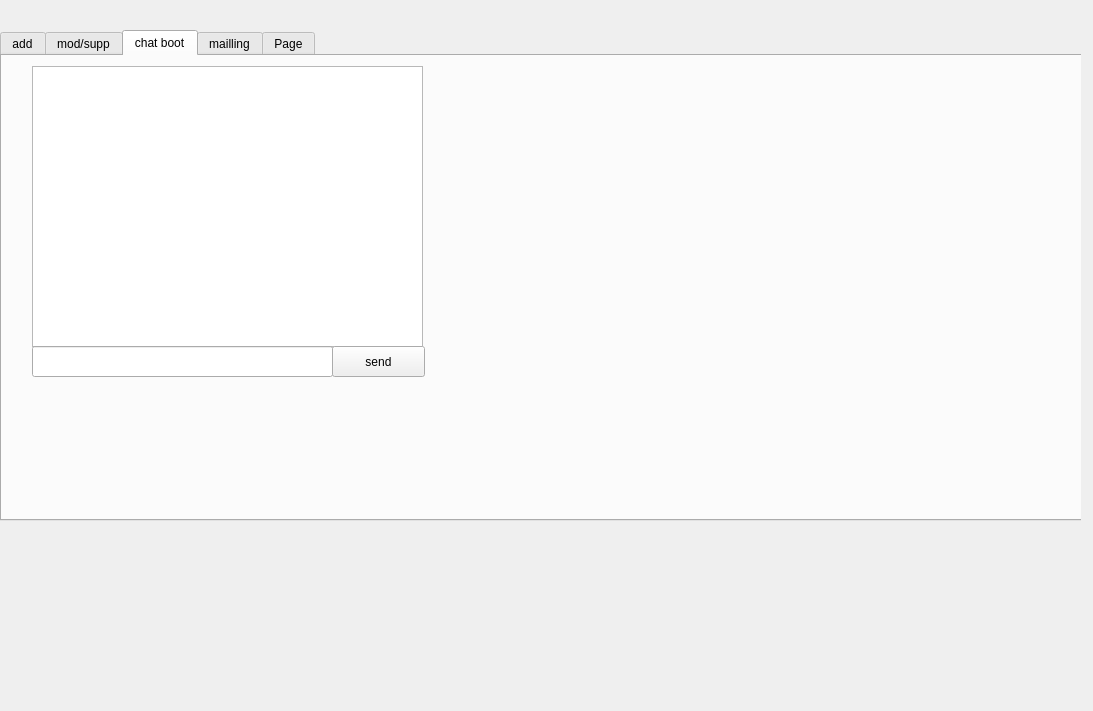
<?xml version="1.0" encoding="UTF-8"?>
<ui version="4.0">
 <class>EMPLOYES_P</class>
 <widget class="QWidget" name="EMPLOYES_P">
  <property name="geometry">
   <rect>
    <x>0</x>
    <y>0</y>
    <width>1093</width>
    <height>711</height>
   </rect>
  </property>
  <property name="windowTitle">
   <string>Form</string>
  </property>
  <widget class="QStackedWidget" name="stackedWidget">
   <property name="geometry">
    <rect>
     <x>-20</x>
     <y>20</y>
     <width>1101</width>
     <height>631</height>
    </rect>
   </property>
   <property name="currentIndex">
    <number>0</number>
   </property>
   <widget class="QWidget" name="page">
    <widget class="QTabWidget" name="AJOUTER">
     <property name="geometry">
      <rect>
       <x>20</x>
       <y>10</y>
       <width>1091</width>
       <height>491</height>
      </rect>
     </property>
     <property name="currentIndex">
      <number>2</number>
     </property>
     <widget class="QWidget" name="tab">
      <attribute name="title">
       <string>add</string>
      </attribute>
      <widget class="QTextBrowser" name="textBrowser">
       <property name="geometry">
        <rect>
         <x>-5</x>
         <y>-9</y>
         <width>771</width>
         <height>451</height>
        </rect>
       </property>
      </widget>
      <widget class="QPushButton" name="pb_AJOUTER">
       <property name="geometry">
        <rect>
         <x>270</x>
         <y>360</y>
         <width>75</width>
         <height>23</height>
        </rect>
       </property>
       <property name="text">
        <string>AJOUTER</string>
       </property>
      </widget>
      <widget class="QWidget" name="verticalLayoutWidget">
       <property name="geometry">
        <rect>
         <x>190</x>
         <y>110</y>
         <width>191</width>
         <height>241</height>
        </rect>
       </property>
       <layout class="QVBoxLayout" name="verticalLayout">
        <item>
         <widget class="QLineEdit" name="le_ID_EMPLOYES"/>
        </item>
        <item>
         <widget class="QLineEdit" name="le_NOM"/>
        </item>
        <item>
         <widget class="QLineEdit" name="le_PRENOM"/>
        </item>
        <item>
         <widget class="QLineEdit" name="le_ADRESSE_EMAIL"/>
        </item>
        <item>
         <widget class="QLineEdit" name="le_ADRESSE"/>
        </item>
        <item>
         <widget class="QLineEdit" name="le_NUM_TEL"/>
        </item>
       </layout>
      </widget>
      <widget class="QWidget" name="verticalLayoutWidget_2">
       <property name="geometry">
        <rect>
         <x>70</x>
         <y>110</y>
         <width>122</width>
         <height>241</height>
        </rect>
       </property>
       <layout class="QVBoxLayout" name="verticalLayout_2">
        <item>
         <widget class="QLabel" name="label_E">
          <property name="text">
           <string>ID_EMPLOYES</string>
          </property>
         </widget>
        </item>
        <item>
         <widget class="QLabel" name="label_4">
          <property name="text">
           <string>NOM</string>
          </property>
         </widget>
        </item>
        <item>
         <widget class="QLabel" name="label_5">
          <property name="text">
           <string>PRENOM</string>
          </property>
         </widget>
        </item>
        <item>
         <widget class="QLabel" name="label_6">
          <property name="text">
           <string>ADRESSE_EMAIL</string>
          </property>
         </widget>
        </item>
        <item>
         <widget class="QLabel" name="label_3">
          <property name="text">
           <string>ADRESSE</string>
          </property>
         </widget>
        </item>
        <item>
         <widget class="QLabel" name="label_2">
          <property name="text">
           <string>NUM_TEL</string>
          </property>
         </widget>
        </item>
       </layout>
      </widget>
     </widget>
     <widget class="QWidget" name="tab_3">
      <attribute name="title">
       <string>mod/supp</string>
      </attribute>
      <widget class="QTableView" name="tableView">
       <property name="geometry">
        <rect>
         <x>280</x>
         <y>0</y>
         <width>791</width>
         <height>251</height>
        </rect>
       </property>
       <property name="selectionBehavior">
        <enum>QAbstractItemView::SelectRows</enum>
       </property>
      </widget>
      <widget class="QLabel" name="label_9">
       <property name="geometry">
        <rect>
         <x>0</x>
         <y>140</y>
         <width>61</width>
         <height>20</height>
        </rect>
       </property>
       <property name="text">
        <string>PRENOM</string>
       </property>
      </widget>
      <widget class="QPushButton" name="pushButton_2">
       <property name="geometry">
        <rect>
         <x>40</x>
         <y>360</y>
         <width>75</width>
         <height>23</height>
        </rect>
       </property>
       <property name="text">
        <string>MODIFIER</string>
       </property>
      </widget>
      <widget class="QLabel" name="label_10">
       <property name="geometry">
        <rect>
         <x>0</x>
         <y>190</y>
         <width>91</width>
         <height>16</height>
        </rect>
       </property>
       <property name="text">
        <string>ADRESSE_EMAIL</string>
       </property>
      </widget>
      <widget class="QLabel" name="label_12">
       <property name="geometry">
        <rect>
         <x>0</x>
         <y>290</y>
         <width>71</width>
         <height>16</height>
        </rect>
       </property>
       <property name="text">
        <string>ID_EMPLOYES</string>
       </property>
      </widget>
      <widget class="QLabel" name="label_8">
       <property name="geometry">
        <rect>
         <x>0</x>
         <y>90</y>
         <width>47</width>
         <height>14</height>
        </rect>
       </property>
       <property name="text">
        <string>NOM</string>
       </property>
      </widget>
      <widget class="QLabel" name="label_7">
       <property name="geometry">
        <rect>
         <x>0</x>
         <y>40</y>
         <width>61</width>
         <height>16</height>
        </rect>
       </property>
       <property name="text">
        <string>NUM_TEL</string>
       </property>
      </widget>
      <widget class="QLabel" name="label_11">
       <property name="geometry">
        <rect>
         <x>0</x>
         <y>240</y>
         <width>47</width>
         <height>14</height>
        </rect>
       </property>
       <property name="text">
        <string>ADRESSE</string>
       </property>
      </widget>
      <widget class="QPushButton" name="pushButton">
       <property name="geometry">
        <rect>
         <x>150</x>
         <y>360</y>
         <width>75</width>
         <height>23</height>
        </rect>
       </property>
       <property name="text">
        <string>supprimer</string>
       </property>
      </widget>
      <widget class="QWidget" name="verticalLayoutWidget_3">
       <property name="geometry">
        <rect>
         <x>110</x>
         <y>20</y>
         <width>160</width>
         <height>311</height>
        </rect>
       </property>
       <layout class="QVBoxLayout" name="verticalLayout_3">
        <item>
         <widget class="QLineEdit" name="mod_NUM_TEL"/>
        </item>
        <item>
         <widget class="QLineEdit" name="mod_NOM"/>
        </item>
        <item>
         <widget class="QLineEdit" name="mod_PRENOM"/>
        </item>
        <item>
         <widget class="QLineEdit" name="mod_ADRESSE_EMAIL"/>
        </item>
        <item>
         <widget class="QLineEdit" name="mod_ADRESSE"/>
        </item>
        <item>
         <widget class="QLineEdit" name="mod_ID_EMPLOYES"/>
        </item>
       </layout>
      </widget>
      <widget class="QLineEdit" name="lineEdit">
       <property name="geometry">
        <rect>
         <x>-240</x>
         <y>20</y>
         <width>113</width>
         <height>20</height>
        </rect>
       </property>
      </widget>
      <widget class="QLineEdit" name="lineEdit_2">
       <property name="geometry">
        <rect>
         <x>300</x>
         <y>290</y>
         <width>113</width>
         <height>20</height>
        </rect>
       </property>
      </widget>
      <widget class="QPushButton" name="pushButton_4">
       <property name="geometry">
        <rect>
         <x>270</x>
         <y>360</y>
         <width>75</width>
         <height>23</height>
        </rect>
       </property>
       <property name="text">
        <string>pdf</string>
       </property>
      </widget>
      <widget class="QComboBox" name="comboBox">
       <property name="geometry">
        <rect>
         <x>301</x>
         <y>261</y>
         <width>91</width>
         <height>21</height>
        </rect>
       </property>
       <item>
        <property name="text">
         <string>Par Default</string>
        </property>
       </item>
       <item>
        <property name="text">
         <string>ID_EMPLOYES</string>
        </property>
       </item>
       <item>
        <property name="text">
         <string>NOM</string>
        </property>
       </item>
       <item>
        <property name="text">
         <string>PRENOM</string>
        </property>
       </item>
       <item>
        <property name="text">
         <string>ADRESSE_EMAIL</string>
        </property>
       </item>
       <item>
        <property name="text">
         <string>ADRESSE</string>
        </property>
       </item>
      </widget>
     </widget>
     <widget class="QWidget" name="tab_5">
      <attribute name="title">
       <string>chat boot</string>
      </attribute>
      <widget class="QPlainTextEdit" name="conv">
       <property name="geometry">
        <rect>
         <x>30</x>
         <y>10</y>
         <width>391</width>
         <height>281</height>
        </rect>
       </property>
      </widget>
      <widget class="QLineEdit" name="msgboot">
       <property name="geometry">
        <rect>
         <x>30</x>
         <y>290</y>
         <width>301</width>
         <height>31</height>
        </rect>
       </property>
      </widget>
      <widget class="QPushButton" name="sendboot">
       <property name="geometry">
        <rect>
         <x>330</x>
         <y>290</y>
         <width>93</width>
         <height>31</height>
        </rect>
       </property>
       <property name="text">
        <string>send</string>
       </property>
      </widget>
     </widget>
     <widget class="QWidget" name="tab_2">
      <attribute name="title">
       <string>mailling</string>
      </attribute>
      <widget class="QTextEdit" name="msg">
       <property name="geometry">
        <rect>
         <x>148</x>
         <y>126</y>
         <width>651</width>
         <height>291</height>
        </rect>
       </property>
       <property name="placeholderText">
        <string>type your message here ...</string>
       </property>
      </widget>
      <widget class="QPushButton" name="browseBtn">
       <property name="geometry">
        <rect>
         <x>725</x>
         <y>89</y>
         <width>75</width>
         <height>24</height>
        </rect>
       </property>
       <property name="text">
        <string>Browse ...</string>
       </property>
      </widget>
      <widget class="QLineEdit" name="rcpt">
       <property name="geometry">
        <rect>
         <x>148</x>
         <y>20</y>
         <width>491</width>
         <height>21</height>
        </rect>
       </property>
       <property name="placeholderText">
        <string>recipient</string>
       </property>
      </widget>
      <widget class="QLineEdit" name="subject">
       <property name="geometry">
        <rect>
         <x>148</x>
         <y>54</y>
         <width>651</width>
         <height>16</height>
        </rect>
       </property>
       <property name="placeholderText">
        <string>subject</string>
       </property>
      </widget>
      <widget class="QPushButton" name="sendBtn">
       <property name="geometry">
        <rect>
         <x>148</x>
         <y>420</y>
         <width>651</width>
         <height>23</height>
        </rect>
       </property>
       <property name="text">
        <string>Send</string>
       </property>
      </widget>
      <widget class="QLineEdit" name="file">
       <property name="geometry">
        <rect>
         <x>148</x>
         <y>90</y>
         <width>571</width>
         <height>23</height>
        </rect>
       </property>
       <property name="placeholderText">
        <string>attachement here</string>
       </property>
      </widget>
      <widget class="QLineEdit" name="mail_pass">
       <property name="geometry">
        <rect>
         <x>660</x>
         <y>20</y>
         <width>141</width>
         <height>20</height>
        </rect>
       </property>
       <property name="echoMode">
        <enum>QLineEdit::Password</enum>
       </property>
       <property name="placeholderText">
        <string>your mail password</string>
       </property>
      </widget>
     </widget>
     <widget class="QWidget" name="tab_4">
      <attribute name="title">
       <string>Page</string>
      </attribute>
      <widget class="QWidget" name="verticalLayoutWidget_4">
       <property name="geometry">
        <rect>
         <x>230</x>
         <y>60</y>
         <width>181</width>
         <height>181</height>
        </rect>
       </property>
       <layout class="QVBoxLayout" name="verticalLayout_4">
        <item>
         <widget class="QLineEdit" name="idE"/>
        </item>
        <item>
         <widget class="QLineEdit" name="code"/>
        </item>
        <item>
         <widget class="QPushButton" name="pushButton_3">
          <property name="text">
           <string>Ouvrir</string>
          </property>
         </widget>
        </item>
       </layout>
      </widget>
     </widget>
    </widget>
   </widget>
   <widget class="QWidget" name="page_2">
    <widget class="QLineEdit" name="le_mail">
     <property name="geometry">
      <rect>
       <x>570</x>
       <y>90</y>
       <width>113</width>
       <height>20</height>
      </rect>
     </property>
    </widget>
    <widget class="QLineEdit" name="le_motdepasse">
     <property name="geometry">
      <rect>
       <x>570</x>
       <y>140</y>
       <width>113</width>
       <height>20</height>
      </rect>
     </property>
    </widget>
    <widget class="QPushButton" name="login">
     <property name="geometry">
      <rect>
       <x>850</x>
       <y>200</y>
       <width>75</width>
       <height>23</height>
      </rect>
     </property>
     <property name="text">
      <string>login</string>
     </property>
    </widget>
   </widget>
   <widget class="QWidget" name="page_3"/>
  </widget>
 </widget>
 <resources/>
 <connections/>
</ui>
